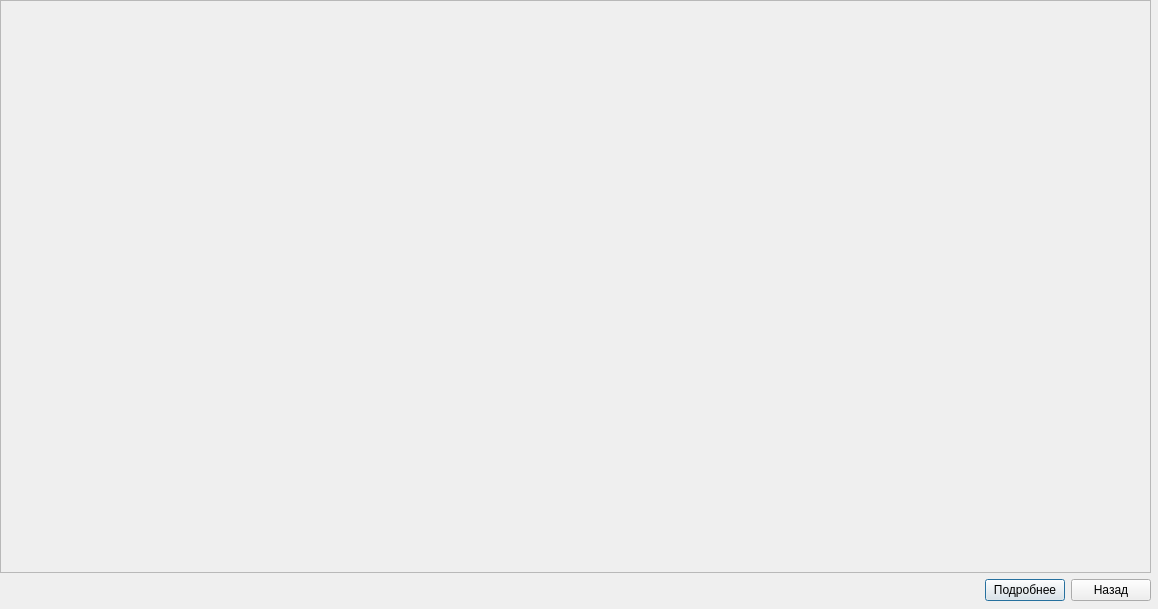
<?xml version="1.0" encoding="UTF-8"?>
<ui version="4.0">
 <class>ForecastWindow</class>
 <widget class="QDialog" name="ForecastWindow">
  <property name="geometry">
   <rect>
    <x>0</x>
    <y>0</y>
    <width>1158</width>
    <height>609</height>
   </rect>
  </property>
  <property name="windowTitle">
   <string>Dialog</string>
  </property>
  <widget class="QWidget" name="layoutWidget">
   <property name="geometry">
    <rect>
     <x>0</x>
     <y>0</y>
     <width>1151</width>
     <height>601</height>
    </rect>
   </property>
   <layout class="QVBoxLayout" name="verticalLayout">
    <item>
     <widget class="QFrame" name="frame">
      <property name="minimumSize">
       <size>
        <width>1149</width>
        <height>551</height>
       </size>
      </property>
      <property name="frameShape">
       <enum>QFrame::StyledPanel</enum>
      </property>
      <property name="frameShadow">
       <enum>QFrame::Raised</enum>
      </property>
     </widget>
    </item>
    <item>
     <layout class="QHBoxLayout" name="horizontalLayout_3">
      <item>
       <spacer name="horizontalSpacer">
        <property name="orientation">
         <enum>Qt::Horizontal</enum>
        </property>
        <property name="sizeHint" stdset="0">
         <size>
          <width>914</width>
          <height>17</height>
         </size>
        </property>
       </spacer>
      </item>
      <item>
       <layout class="QHBoxLayout" name="horizontalLayout_2">
        <item>
         <widget class="QPushButton" name="additionalInfoButton">
          <property name="text">
           <string>Подробнее</string>
          </property>
         </widget>
        </item>
        <item>
         <widget class="QPushButton" name="backToMenuButton">
          <property name="text">
           <string>Назад</string>
          </property>
         </widget>
        </item>
       </layout>
      </item>
     </layout>
    </item>
   </layout>
  </widget>
 </widget>
 <resources/>
 <connections/>
</ui>
